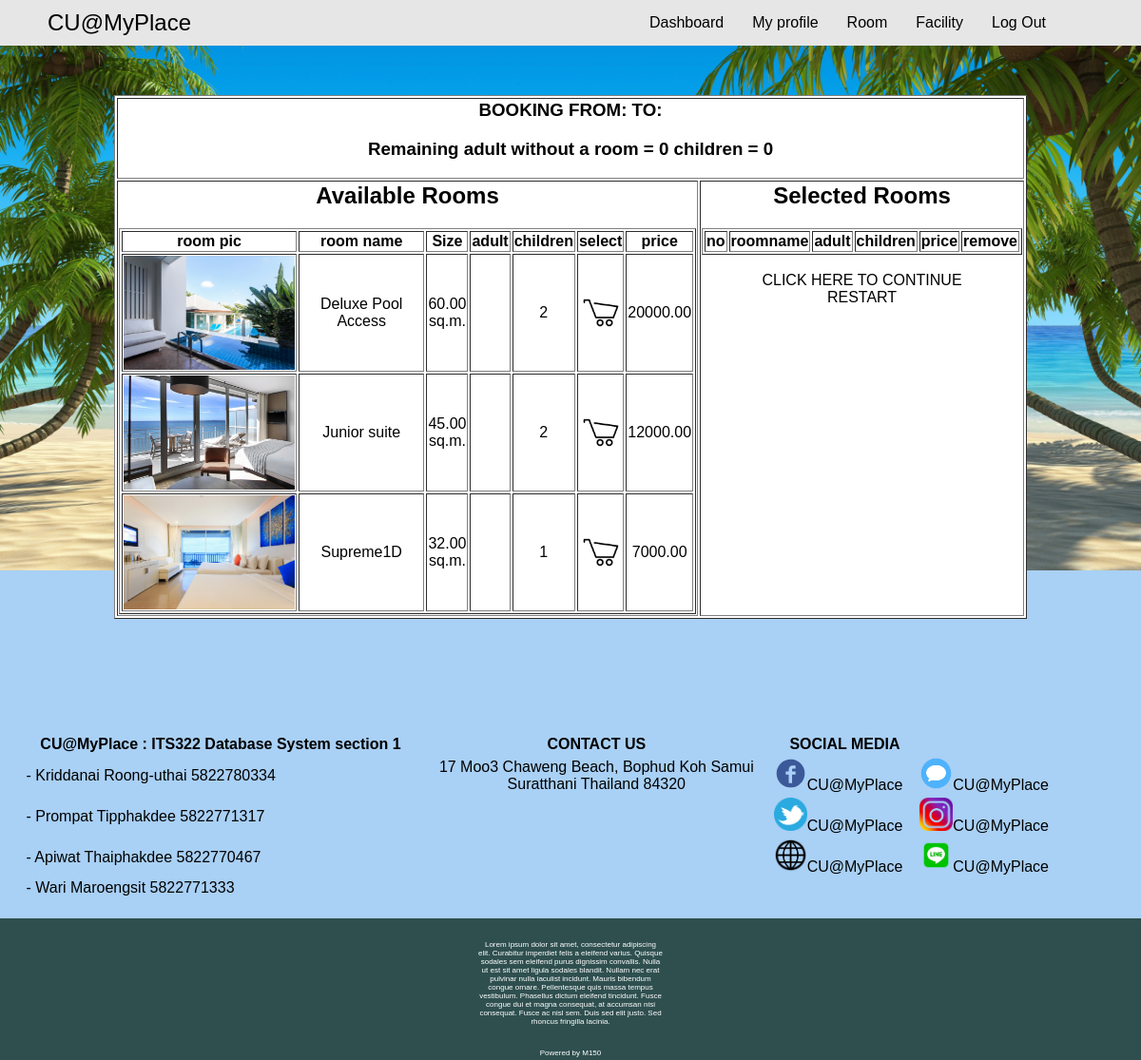
Page /database/newbooking.php (signed in) on the committed database.
### tables this page shows
CREATE TABLE `roomtype` (
  `idroomtype` int(11) NOT NULL,
  `name` varchar(45) NOT NULL,
  `numdbed` int(11) NOT NULL,
  `numsbed` int(11) NOT NULL,
  `numbath` int(11) NOT NULL,
  `numliving` int(11) NOT NULL,
  `size` decimal(5,2) DEFAULT NULL,
  `price` decimal(8,2) NOT NULL,
  `numadult` int(11) NOT NULL,
  `numchild` int(11) NOT NULL,
  `pic` varchar(45) DEFAULT NULL
);

### database/newbooking.php (the view, shortened to what this page needs)
<?php
  require_once('helperfunctions.php');
  require_once('connect.php');
  $leftadult = $_SESSION['adultcount'] - $_SESSION['curadultcount'];
  $leftchild = $_SESSION['childcount'] - $_SESSION['curchildcount'];
  $q = "SELECT * FROM roomtype;";
  $result = $mysqli->query($q);
?>
<html>
<head>
  <link rel="stylesheet" href="default.css">
</head>
<body>
  <?php
  if (isset($_SESSION['user'])) {
    echo '<div id="menubar">';
    echo '</div>';
  }else{
    echo '<div id="menubar">';
    menubar();
    echo '</div>';
  }
   ?>
  <div id="viewpic">
  </div>
  <div id="nosidebarpage">
    <table id="bookingtable" border=1>
      <tr>
        <td colspan="2">
          <h3>BOOKING FROM:<?php echo $_SESSION['fromdate']; ?> TO: <?php echo $_SESSION['todate']; ?></h3>
          <h3>Remaining adult without a room = <?php echo $leftadult;?> children = <?php echo $leftchild;?> </h3>
        </td>
      </tr>
      <td>
        <h2>Available Rooms</h2>
        <table border=1 class="roomtable">
          <tr>
            <th>room pic</th>
            <th>room name</th>
            <th>Size</th>
            <th>adult</th>
            <th>children</th>
            <th>select</th>
            <th>price</th>
          </tr>
          <?php
               while ($row=$result->fetch_array()) {
                   echo "<tr>";
                   echo '<td><img src="img/'.$row['pic'].'.jpg" height="120" width="180"></td>
                <td>'.$row['name'].'</td>
                <td>'.$row['size'].'<br>sq.m.</td>
                <td>'.$row['numguest'].'</td>
                <td>'.$row['numchild'].'</td>
                <td><a href="addarray.php?idroomtype='.$row['idroomtype'].'"><img src="img/shop.png" width="40" height="40"/></a></td>
                <td>'.$row['price'].'</td>';
                   echo "</tr>";
               }
             ?>
        </table>
      </td>
      <td class="aligntop">
        <h2>Selected Rooms</h2>
        <table border=1 class="roomtable">
          <tr>
            <th>no</th>
            <th>roomname</th>
            <th>adult</th>
            <th>children</th>
            <th>price</th>
            <th>remove</th>
          </tr>
        </table>
        <br>
        <?php
        if ($leftadult==0 && $leftchild==0) {
          if (isset($_SESSION['user'])) {
            echo '<a href="addguest.php">CLICK HERE TO CONTINUE</a>';
          }else{
            echo '<a href="bookinglogin.php">CLICK HERE TO CONTINUE</a>';
          }
        }else{
          echo '<a href=""">NOT ENOUGH ROOM</a>';
        }
         ?>
        <br>
        <a href="destroy.php">RESTART</a>
      </td>
    </table>
</div>
  <div id="bottomest">
  </div>
  </body>
  </html>

### database/default.css (style rules this page uses)
body { background-color: #E0F2F7; font-family: sans-serif; margin: 0; padding: 0; width: 100%; }
a { text-decoration: none; color: black; }
#menubar { font-family: sans-serif; background-color: #E6E6E6; position: fixed; width: 100%; height: 3em; z-index: 4; }
#bookingtable { width: 100%; text-align: center; }
#viewpic { position: absolute; width: 100%; z-index: 1; }
#bottomest { position: relative; width: 100%; background-color: #A9D0F5; }
#nosidebarpage { font-family: sans-serif; float: left; background-color:white; width: 80%; position: relative; margin: 100px 10%; z-index: 2; }
.aligntop { vertical-align: top; }
.roomtable { vertical-align: middle; text-align: center; margin: auto; }

### rows in the picture
roomtype: pic (picture), name "Deluxe Pool Access", size "60.00", numchild "2", price "20000.00"
roomtype: pic (picture), name "Junior suite", size "45.00", numchild "2", price "12000.00"
roomtype: pic (picture), name "Supreme1D", size "32.00", numchild "1", price "7000.00"

### other values in the picture
$leftadult "0"
$leftchild "0"
